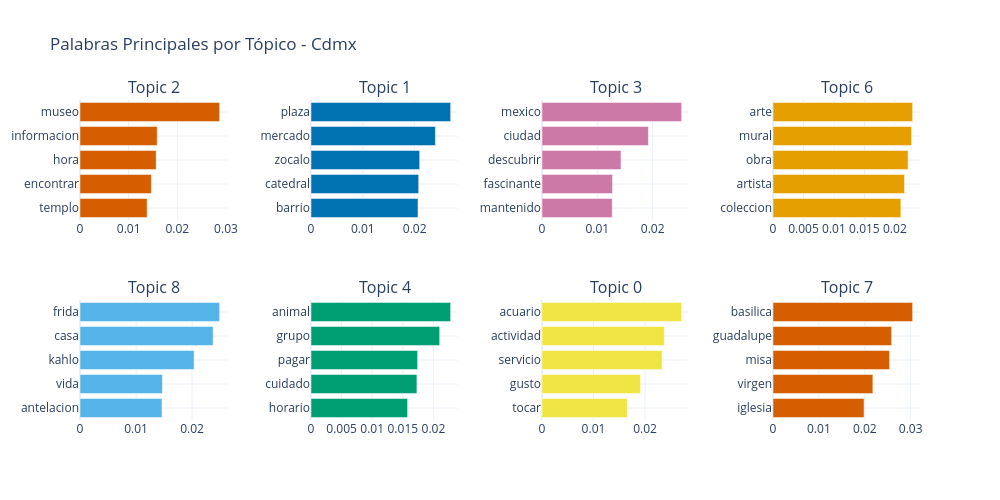
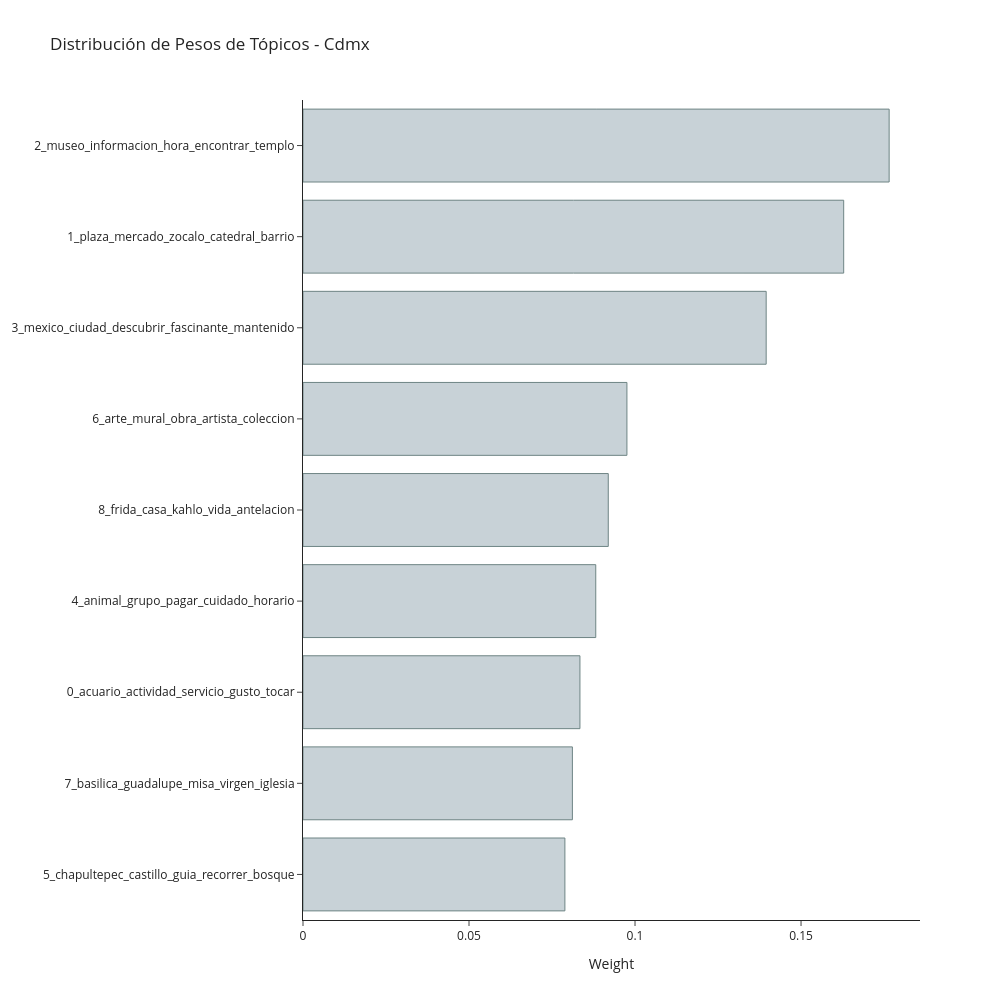
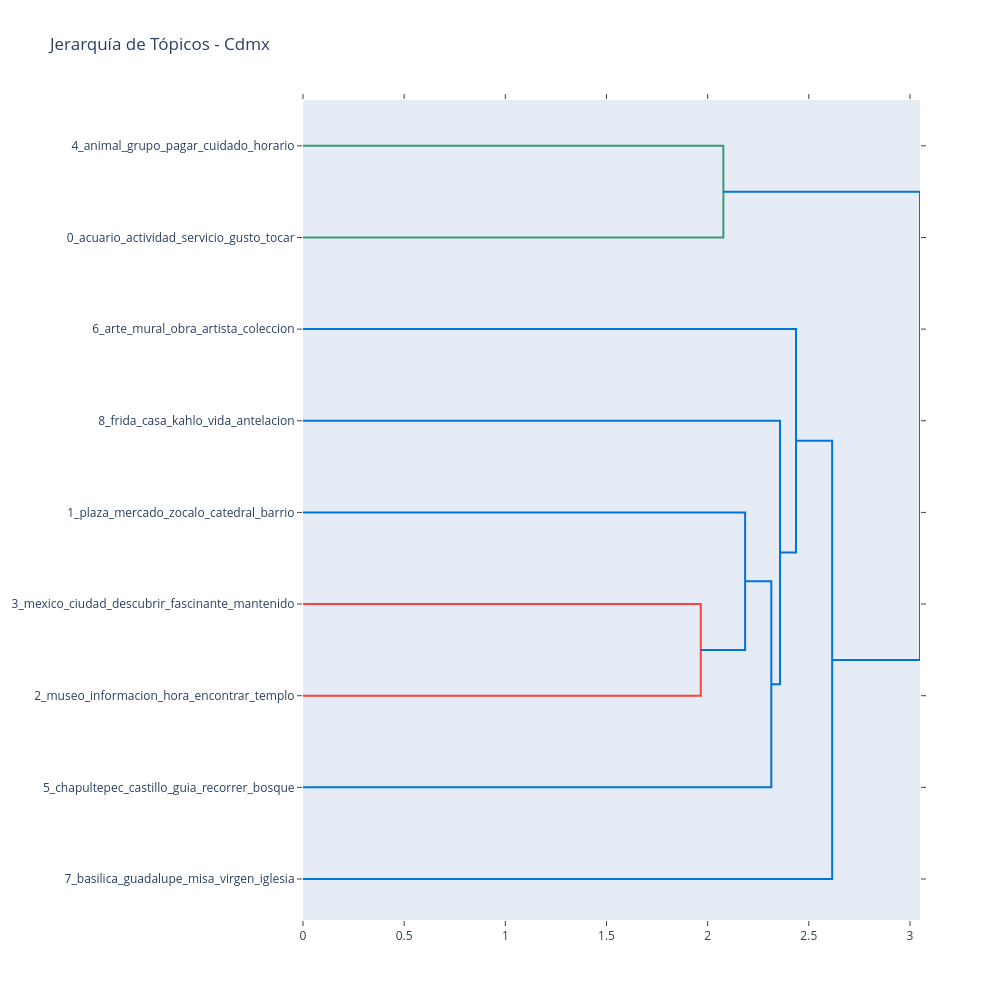

The notebook cell these images were saved under, in order:
### Code cell
# ===== VISUALIZACIONES ESPECÍFICAS DE FASTOPIC =====

# Generar visualización de tópicos
fig_topics = topic_model.visualize_topic(top_n=min(8, len(topic_info)))
fig_topics.update_layout(title=f"Palabras Principales por Tópico - {CIUDAD_ANALIZAR}")
fig_topics.show()

# Generar visualización de pesos de tópicos
fig_weights = topic_model.visualize_topic_weights(top_n=min(10, len(topic_info)))
fig_weights.update_layout(title=f"Distribución de Pesos de Tópicos - {CIUDAD_ANALIZAR}")
fig_weights.show()

# Generar jerarquía de tópicos si hay suficientes
if len(topic_info) >= 3:
    fig_hierarchy = topic_model.visualize_topic_hierarchy()
    fig_hierarchy.update_layout(title=f"Jerarquía de Tópicos - {CIUDAD_ANALIZAR}")
    fig_hierarchy.show()

print(f"\n📋 Resumen del modelado FASTopic:")
print(f"✅ Textos analizados: {len(texts)}")
print(f"🎯 Tópicos encontrados: {len(topic_info)}")
print(f"⏱️ Tiempo de entrenamiento: {tiempo_entrenamiento:.2f}s")
print(f"📊 Probabilidad promedio: {df_con_topicos['Probabilidad_Topico'].mean():.3f}")
print(f"📈 Distribución:")
for i, (topico, count) in enumerate(topico_counts.head(5).items()):
    print(f"   {i+1}. {topico}: {count} opiniones ({count/len(df_con_topicos)*100:.1f}%)")

### Figure 1 — Plotly figure (JSON) as saved in the notebook; plotly's stock layout.template omitted (floating-point values rounded to 4 significant figures)
{"data": [{"marker": {"color": "#D55E00"}, "orientation": "h", "type": "bar", "x": [0.01379, 0.01467, 0.01566, 0.01586, 0.02869], "xaxis": "x", "y": ["templo", "encontrar", "hora", "informacion", "museo"], "yaxis": "y"}, {"marker": {"color": "#0072B2"}, "orientation": "h", "type": "bar", "x": [0.02065, 0.02077, 0.02096, 0.024, 0.02694], "xaxis": "x2", "y": ["barrio", "catedral", "zocalo", "mercado", "plaza"], "yaxis": "y2"}, {"marker": {"color": "#CC79A7"}, "orientation": "h", "type": "bar", "x": [0.0127, 0.01275, 0.01427, 0.01923, 0.02524], "xaxis": "x3", "y": ["mantenido", "fascinante", "descubrir", "ciudad", "mexico"], "yaxis": "y3"}, {"marker": {"color": "#E69F00"}, "orientation": "h", "type": "bar", "x": [0.02098, 0.02159, 0.02217, 0.02274, 0.02292], "xaxis": "x4", "y": ["coleccion", "artista", "obra", "mural", "arte"], "yaxis": "y4"}, {"marker": {"color": "#56B4E9"}, "orientation": "h", "type": "bar", "x": [0.01463, 0.01471, 0.02037, 0.02376, 0.02492], "xaxis": "x5", "y": ["antelacion", "vida", "kahlo", "casa", "frida"], "yaxis": "y5"}, {"marker": {"color": "#009E73"}, "orientation": "h", "type": "bar", "x": [0.01578, 0.01731, 0.01742, 0.02103, 0.02282], "xaxis": "x6", "y": ["horario", "cuidado", "pagar", "grupo", "animal"], "yaxis": "y6"}, {"marker": {"color": "#F0E442"}, "orientation": "h", "type": "bar", "x": [0.01655, 0.01912, 0.02332, 0.02375, 0.02711], "xaxis": "x7", "y": ["tocar", "gusto", "servicio", "actividad", "acuario"], "yaxis": "y7"}, {"marker": {"color": "#D55E00"}, "orientation": "h", "type": "bar", "x": [0.01985, 0.02176, 0.0254, 0.02585, 0.03043], "xaxis": "x8", "y": ["iglesia", "virgen", "misa", "guadalupe", "basilica"], "yaxis": "y8"}], "layout": {"annotations": [{"font": {"size": 16}, "showarrow": false, "text": "Topic 2", "x": 0.0875, "xanchor": "center", "xref": "paper", "y": 1, "yanchor": "bottom", "yref": "paper"}, {"font": {"size": 16}, "showarrow": false, "text": "Topic 1", "x": 0.3625, "xanchor": "center", "xref": "paper", "y": 1, "yanchor": "bottom", "yref": "paper"}, {"font": {"size": 16}, "showarrow": false, "text": "Topic 3", "x": 0.6375, "xanchor": "center", "xref": "paper", "y": 1, "yanchor": "bottom", "yref": "paper"}, {"font": {"size": 16}, "showarrow": false, "text": "Topic 6", "x": 0.9125, "xanchor": "center", "xref": "paper", "y": 1, "yanchor": "bottom", "yref": "paper"}, {"font": {"size": 16}, "showarrow": false, "text": "Topic 8", "x": 0.0875, "xanchor": "center", "xref": "paper", "y": 0.375, "yanchor": "bottom", "yref": "paper"}, {"font": {"size": 16}, "showarrow": false, "text": "Topic 4", "x": 0.3625, "xanchor": "center", "xref": "paper", "y": 0.375, "yanchor": "bottom", "yref": "paper"}, {"font": {"size": 16}, "showarrow": false, "text": "Topic 0", "x": 0.6375, "xanchor": "center", "xref": "paper", "y": 0.375, "yanchor": "bottom", "yref": "paper"}, {"font": {"size": 16}, "showarrow": false, "text": "Topic 7", "x": 0.9125, "xanchor": "center", "xref": "paper", "y": 0.375, "yanchor": "bottom", "yref": "paper"}], "height": 500, "hoverlabel": {"bgcolor": "white", "font": {"family": "Rockwell", "size": 16}}, "showlegend": false, "title": {"text": "Palabras Principales por Tópico - Cdmx"}, "width": 1000, "xaxis": {"anchor": "y", "domain": [0, 0.175], "showgrid": true}, "xaxis2": {"anchor": "y2", "domain": [0.275, 0.45], "showgrid": true}, "xaxis3": {"anchor": "y3", "domain": [0.55, 0.725], "showgrid": true}, "xaxis4": {"anchor": "y4", "domain": [0.825, 1], "showgrid": true}, "xaxis5": {"anchor": "y5", "domain": [0, 0.175], "showgrid": true}, "xaxis6": {"anchor": "y6", "domain": [0.275, 0.45], "showgrid": true}, "xaxis7": {"anchor": "y7", "domain": [0.55, 0.725], "showgrid": true}, "xaxis8": {"anchor": "y8", "domain": [0.825, 1], "showgrid": true}, "yaxis": {"anchor": "x", "domain": [0.625, 1], "showgrid": true}, "yaxis2": {"anchor": "x2", "domain": [0.625, 1], "showgrid": true}, "yaxis3": {"anchor": "x3", "domain": [0.625, 1], "showgrid": true}, "yaxis4": {"anchor": "x4", "domain": [0.625, 1], "showgrid": true}, "yaxis5": {"anchor": "x5", "domain": [0, 0.375], "showgrid": true}, "yaxis6": {"anchor": "x6", "domain": [0, 0.375], "showgrid": true}, "yaxis7": {"anchor": "x7", "domain": [0, 0.375], "showgrid": true}, "yaxis8": {"anchor": "x8", "domain": [0, 0.375], "showgrid": true}}}

### Figure 2 — Plotly figure (JSON) as saved in the notebook; plotly's stock layout.template omitted (floating-point values rounded to 4 significant figures)
{"data": [{"marker": {"color": "#C8D2D7", "line": {"color": "#6E8484", "width": 1}}, "orientation": "h", "type": "bar", "x": [0.07888, 0.08114, 0.08341, 0.08817, 0.09194, 0.09756, 0.1395, 0.1628, 0.1765], "y": ["5_chapultepec_castillo_guia_recorrer_bosque", "7_basilica_guadalupe_misa_virgen_iglesia", "0_acuario_actividad_servicio_gusto_tocar", "4_animal_grupo_pagar_cuidado_horario", "8_frida_casa_kahlo_vida_antelacion", "6_arte_mural_obra_artista_coleccion", "3_mexico_ciudad_descubrir_fascinante_mantenido", "1_plaza_mercado_zocalo_catedral_barrio", "2_museo_informacion_hora_encontrar_templo"]}], "layout": {"height": 1000, "hoverlabel": {"bgcolor": "white", "font": {"family": "Rockwell", "size": 16}}, "title": {"text": "Distribución de Pesos de Tópicos - Cdmx"}, "width": 1000, "xaxis": {"title": {"text": "Weight"}}}}

### Figure 3 — Plotly figure (JSON) as saved in the notebook; plotly's stock layout.template omitted (floating-point values rounded to 4 significant figures)
{"data": [{"hoverinfo": "text", "marker": {"color": "rgb(61,153,112)"}, "mode": "lines", "type": "scatter", "x": [0.0, 2.078, 2.078, 0.0], "xaxis": "x", "y": [-5.0, -5.0, -15.0, -15.0], "yaxis": "y"}, {"hoverinfo": "text", "marker": {"color": "rgb(255,65,54)"}, "mode": "lines", "type": "scatter", "x": [0.0, 1.966, 1.966, 0.0], "xaxis": "x", "y": [-55.0, -55.0, -65.0, -65.0], "yaxis": "y"}, {"hoverinfo": "text", "marker": {"color": "rgb(0,116,217)"}, "mode": "lines", "type": "scatter", "x": [0.0, 2.185, 2.185, 1.966], "xaxis": "x", "y": [-45.0, -45.0, -60.0, -60.0], "yaxis": "y"}, {"hoverinfo": "text", "marker": {"color": "rgb(0,116,217)"}, "mode": "lines", "type": "scatter", "x": [2.185, 2.315, 2.315, 0.0], "xaxis": "x", "y": [-52.5, -52.5, -75.0, -75.0], "yaxis": "y"}, {"hoverinfo": "text", "marker": {"color": "rgb(0,116,217)"}, "mode": "lines", "type": "scatter", "x": [0.0, 2.358, 2.358, 2.315], "xaxis": "x", "y": [-35.0, -35.0, -63.75, -63.75], "yaxis": "y"}, {"hoverinfo": "text", "marker": {"color": "rgb(0,116,217)"}, "mode": "lines", "type": "scatter", "x": [0.0, 2.437, 2.437, 2.358], "xaxis": "x", "y": [-25.0, -25.0, -49.38, -49.38], "yaxis": "y"}, {"hoverinfo": "text", "marker": {"color": "rgb(0,116,217)"}, "mode": "lines", "type": "scatter", "x": [2.437, 2.616, 2.616, 0.0], "xaxis": "x", "y": [-37.19, -37.19, -85.0, -85.0], "yaxis": "y"}, {"hoverinfo": "text", "marker": {"color": "rgb(0,116,217)"}, "mode": "lines", "type": "scatter", "x": [2.078, 3.05, 3.05, 2.616], "xaxis": "x", "y": [-10.0, -10.0, -61.09, -61.09], "yaxis": "y"}], "layout": {"autosize": false, "height": 1000, "hovermode": "closest", "showlegend": false, "title": {"text": "Jerarquía de Tópicos - Cdmx"}, "width": 1000, "xaxis": {"mirror": "allticks", "rangemode": "tozero", "showgrid": false, "showline": true, "showticklabels": true, "ticks": "outside", "type": "linear", "zeroline": false}, "yaxis": {"mirror": "allticks", "rangemode": "tozero", "showgrid": false, "showline": true, "showticklabels": true, "tickmode": "array", "ticks": "outside", "ticktext": ["4_animal_grupo_pagar_cuidado_horario", "0_acuario_actividad_servicio_gusto_tocar", "6_arte_mural_obra_artista_coleccion", "8_frida_casa_kahlo_vida_antelacion", "1_plaza_mercado_zocalo_catedral_barrio", "3_mexico_ciudad_descubrir_fascinante_mantenido", "2_museo_informacion_hora_encontrar_templo", "5_chapultepec_castillo_guia_recorrer_bosque", "7_basilica_guadalupe_misa_virgen_iglesia"], "tickvals": [-5, -15, -25, -35, -45, -55, -65, -75, -85], "type": "linear", "zeroline": false}}}
